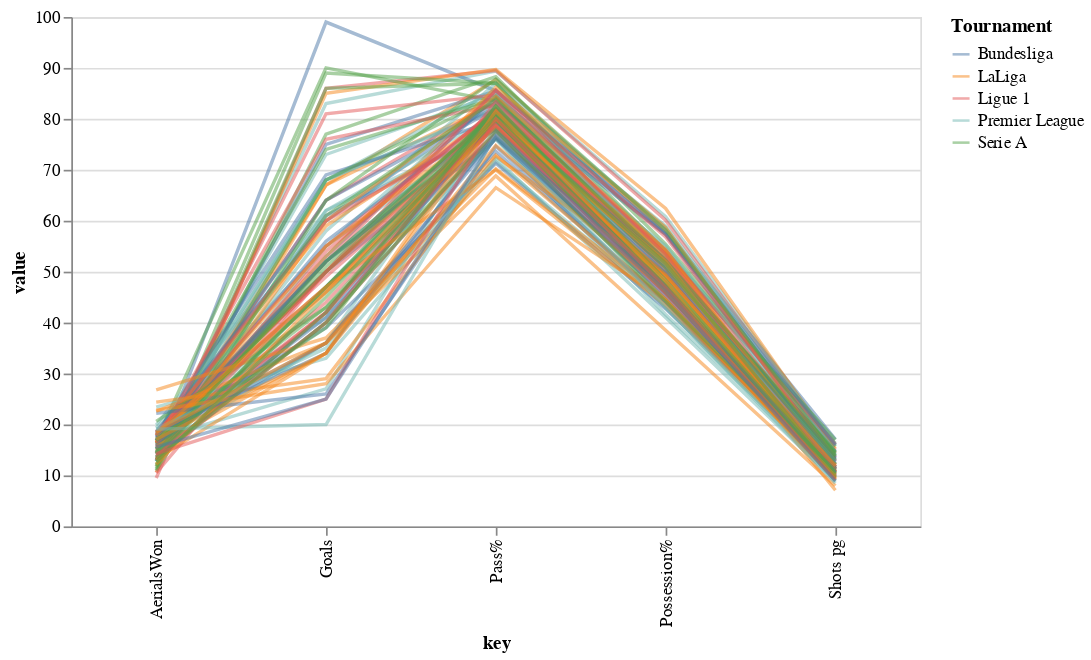

Notebook cell for this chart:
### Code cell
import pandas as pd
import altair as alt
from vega_datasets import data

df = pd.read_csv("FootballTeams.csv", index_col=False)
df

source = df
alt.Chart(source).transform_window(
    index='count()'
).transform_fold(
    ['Goals', 'Shots pg', 'yellow_cards', 'red_cards', 'Possession%',
       'Pass%', 'AerialsWon', 'Rating']
).mark_line().encode(
    x='key:N',
    y='value:Q',
    color='Tournament:N',
    detail='index:N',
    tooltip="Team:N",
    opacity=alt.value(0.5)
).properties(width=500).interactive()

### Figure 1 — Vega-Lite specification as saved in the notebook (floating-point values rounded to 4 significant figures)
{"config": {"view": {"continuousWidth": 400, "continuousHeight": 300}}, "data": {"name": "data-62cc35df9dc3a4a1d0334878586540a4"}, "mark": "line", "encoding": {"color": {"type": "nominal", "field": "Tournament"}, "detail": {"type": "nominal", "field": "index"}, "opacity": {"value": 0.5}, "tooltip": {"type": "nominal", "field": "Team"}, "x": {"type": "nominal", "field": "key"}, "y": {"type": "quantitative", "field": "value"}}, "selection": {"selector008": {"type": "interval", "bind": "scales", "encodings": ["x", "y"]}}, "transform": [{"window": [{"op": "count", "as": "index"}]}, {"fold": ["Goals", "Shots pg", "Possession%", "Pass%", "AerialsWon"]}], "width": 500, "$schema": "https://vega.github.io/schema/vega-lite/v4.8.1.json", "datasets": {"data-62cc35df9dc3a4a1d0334878586540a4": [{"Team": "Manchester City", "Tournament": "Premier League", "Goals": 83, "Shots pg": 15.8, "yellow_cards": 46, "red_cards": 2, "Possession%": 60.8, "Pass%": 89.4, "AerialsWon": 12.8, "Rating": 7.01}, {"Team": "Bayern Munich", "Tournament": "Bundesliga", "Goals": 99, "Shots pg": 17.1, "yellow_cards": 44, "red_cards": 3, "Possession%": 58.1, "Pass%": 85.5, "AerialsWon": 12.9, "Rating": 6.95}, {"Team": "Paris Saint-Germain", "Tournament": "Ligue 1", "Goals": 86, "Shots pg": 15.0, "yellow_cards": 73, "red_cards": 7, "Possession%": 60.1, "Pass%": 89.5, "AerialsWon": 9.5, "Rating": 6.88}, {"Team": "Barcelona", "Tournament": "LaLiga", "Goals": 85, "Shots pg": 15.3, "yellow_cards": 68, "red_cards": 2, "Possession%": 62.4, "Pass%": 89.7, "AerialsWon": 10.6, "Rating": 6.87}, {"Team": "Real Madrid", "Tournament": "LaLiga", "Goals": 67, "Shots pg": 14.4, "yellow_cards": 57, "red_cards": 2, "Possession%": 57.7, "Pass%": 87.7, "AerialsWon": 11.8, "Rating": 6.86}, {"Team": "Manchester United", "Tournament": "Premier League", "Goals": 73, "Shots pg": 13.8, "yellow_cards": 64, "red_cards": 1, "Possession%": 54.5, "Pass%": 84.8, "AerialsWon": 14.5, "Rating": 6.85}, {"Team": "Juventus", "Tournament": "Serie A", "Goals": 77, "Shots pg": 15.7, "yellow_cards": 76, "red_cards": 6, "Possession%": 55.4, "Pass%": 88.3, "AerialsWon": 11.4, "Rating": 6.85}, {"Team": "Aston Villa", "Tournament": "Premier League", "Goals": 55, "Shots pg": 13.7, "yellow_cards": 63, "red_cards": 4, "Possession%": 49.1, "Pass%": 78.6, "AerialsWon": 19.4, "Rating": 6.84}, {"Team": "Borussia Dortmund", "Tournament": "Bundesliga", "Goals": 75, "Shots pg": 14.6, "yellow_cards": 43, "red_cards": 1, "Possession%": 57.5, "Pass%": 85.5, "AerialsWon": 12.8, "Rating": 6.84}, {"Team": "Atletico Madrid", "Tournament": "LaLiga", "Goals": 67, "Shots pg": 12.1, "yellow_cards": 100, "red_cards": 0, "Possession%": 51.8, "Pass%": 83.1, "AerialsWon": 14.4, "Rating": 6.84}, {"Team": "Atalanta", "Tournament": "Serie A", "Goals": 90, "Shots pg": 16.3, "yellow_cards": 66, "red_cards": 3, "Possession%": 53.5, "Pass%": 83.5, "AerialsWon": 16.8, "Rating": 6.84}, {"Team": "Chelsea", "Tournament": "Premier League", "Goals": 58, "Shots pg": 14.6, "yellow_cards": 49, "red_cards": 3, "Possession%": 58.6, "Pass%": 87.0, "AerialsWon": 15.2, "Rating": 6.83}, {"Team": "Liverpool", "Tournament": "Premier League", "Goals": 68, "Shots pg": 16.0, "yellow_cards": 40, "red_cards": 0, "Possession%": 59.0, "Pass%": 85.7, "AerialsWon": 14.3, "Rating": 6.82}, {"Team": "AC Milan", "Tournament": "Serie A", "Goals": 74, "Shots pg": 14.7, "yellow_cards": 80, "red_cards": 4, "Possession%": 51.4, "Pass%": 84.0, "AerialsWon": 15.2, "Rating": 6.82}, {"Team": "Lille", "Tournament": "Ligue 1", "Goals": 64, "Shots pg": 12.8, "yellow_cards": 67, "red_cards": 2, "Possession%": 52.6, "Pass%": 83.5, "AerialsWon": 15.8, "Rating": 6.82}, {"Team": "Tottenham", "Tournament": "Premier League", "Goals": 68, "Shots pg": 11.7, "yellow_cards": 53, "red_cards": 2, "Possession%": 51.3, "Pass%": 81.8, "AerialsWon": 16.4, "Rating": 6.81}, {"Team": "Napoli", "Tournament": "Serie A", "Goals": 86, "Shots pg": 17.0, "yellow_cards": 71, "red_cards": 3, "Possession%": 54.1, "Pass%": 87.0, "AerialsWon": 11.1, "Rating": 6.81}, {"Team": "Leicester", "Tournament": "Premier League", "Goals": 68, "Shots pg": 12.8, "yellow_cards": 61, "red_cards": 0, "Possession%": 53.2, "Pass%": 82.1, "AerialsWon": 16.2, "Rating": 6.8}, {"Team": "Wolfsburg", "Tournament": "Bundesliga", "Goals": 61, "Shots pg": 14.1, "yellow_cards": 56, "red_cards": 3, "Possession%": 51.0, "Pass%": 78.0, "AerialsWon": 16.9, "Rating": 6.8}, {"Team": "Inter", "Tournament": "Serie A", "Goals": 89, "Shots pg": 14.5, "yellow_cards": 59, "red_cards": 2, "Possession%": 52.0, "Pass%": 87.0, "AerialsWon": 11.8, "Rating": 6.8}, {"Team": "Lyon", "Tournament": "Ligue 1", "Goals": 81, "Shots pg": 16.1, "yellow_cards": 60, "red_cards": 10, "Possession%": 53.6, "Pass%": 84.7, "AerialsWon": 14.3, "Rating": 6.8}, {"Team": "RB Leipzig", "Tournament": "Bundesliga", "Goals": 60, "Shots pg": 16.0, "yellow_cards": 57, "red_cards": 0, "Possession%": 57.3, "Pass%": 83.2, "AerialsWon": 18.6, "Rating": 6.78}, {"Team": "Leeds", "Tournament": "Premier League", "Goals": 62, "Shots pg": 13.7, "yellow_cards": 61, "red_cards": 1, "Possession%": 55.1, "Pass%": 80.8, "AerialsWon": 14.5, "Rating": 6.77}, {"Team": "West Ham", "Tournament": "Premier League", "Goals": 62, "Shots pg": 12.3, "yellow_cards": 48, "red_cards": 3, "Possession%": 44.5, "Pass%": 77.8, "AerialsWon": 19.9, "Rating": 6.77}, {"Team": "Everton", "Tournament": "Premier League", "Goals": 47, "Shots pg": 10.5, "yellow_cards": 59, "red_cards": 2, "Possession%": 47.3, "Pass%": 81.4, "AerialsWon": 17.7, "Rating": 6.73}, {"Team": "Bayer Leverkusen", "Tournament": "Bundesliga", "Goals": 53, "Shots pg": 13.0, "yellow_cards": 58, "red_cards": 0, "Possession%": 57.3, "Pass%": 84.4, "AerialsWon": 13.1, "Rating": 6.73}, {"Team": "Eintracht Frankfurt", "Tournament": "Bundesliga", "Goals": 69, "Shots pg": 13.2, "yellow_cards": 80, "red_cards": 1, "Possession%": 52.4, "Pass%": 79.6, "AerialsWon": 17.9, "Rating": 6.73}, {"Team": "Monaco", "Tournament": "Ligue 1", "Goals": 76, "Shots pg": 12.8, "yellow_cards": 74, "red_cards": 7, "Possession%": 54.2, "Pass%": 82.7, "AerialsWon": 16.5, "Rating": 6.73}, {"Team": "Roma", "Tournament": "Serie A", "Goals": 68, "Shots pg": 14.3, "yellow_cards": 84, "red_cards": 3, "Possession%": 51.5, "Pass%": 84.5, "AerialsWon": 12.1, "Rating": 6.71}, {"Team": "Sevilla", "Tournament": "LaLiga", "Goals": 53, "Shots pg": 12.1, "yellow_cards": 75, "red_cards": 2, "Possession%": 58.7, "Pass%": 86.2, "AerialsWon": 16.6, "Rating": 6.7}, {"Team": "Borussia M.Gladbach", "Tournament": "Bundesliga", "Goals": 64, "Shots pg": 13.4, "yellow_cards": 61, "red_cards": 2, "Possession%": 51.5, "Pass%": 82.0, "AerialsWon": 15.3, "Rating": 6.7}, {"Team": "Arsenal", "Tournament": "Premier League", "Goals": 55, "Shots pg": 12.1, "yellow_cards": 47, "red_cards": 5, "Possession%": 52.7, "Pass%": 85.0, "AerialsWon": 13.5, "Rating": 6.69}, {"Team": "Rennes", "Tournament": "Ligue 1", "Goals": 52, "Shots pg": 13.5, "yellow_cards": 80, "red_cards": 5, "Possession%": 56.8, "Pass%": 85.6, "AerialsWon": 16.9, "Rating": 6.69}, {"Team": "VfB Stuttgart", "Tournament": "Bundesliga", "Goals": 56, "Shots pg": 13.4, "yellow_cards": 63, "red_cards": 2, "Possession%": 51.5, "Pass%": 81.1, "AerialsWon": 16.3, "Rating": 6.68}, {"Team": "Wolverhampton Wanderers", "Tournament": "Premier League", "Goals": 36, "Shots pg": 12.2, "yellow_cards": 53, "red_cards": 1, "Possession%": 49.7, "Pass%": 83.2, "AerialsWon": 15.3, "Rating": 6.67}, {"Team": "Sassuolo", "Tournament": "Serie A", "Goals": 64, "Shots pg": 13.9, "yellow_cards": 74, "red_cards": 4, "Possession%": 58.2, "Pass%": 87.8, "AerialsWon": 10.9, "Rating": 6.67}, {"Team": "Metz", "Tournament": "Ligue 1", "Goals": 44, "Shots pg": 11.5, "yellow_cards": 82, "red_cards": 4, "Possession%": 46.9, "Pass%": 79.8, "AerialsWon": 16.1, "Rating": 6.66}, {"Team": "Villarreal", "Tournament": "LaLiga", "Goals": 60, "Shots pg": 10.7, "yellow_cards": 65, "red_cards": 5, "Possession%": 54.3, "Pass%": 84.4, "AerialsWon": 13.0, "Rating": 6.66}, {"Team": "Real Sociedad", "Tournament": "LaLiga", "Goals": 59, "Shots pg": 11.3, "yellow_cards": 81, "red_cards": 1, "Possession%": 53.7, "Pass%": 80.8, "AerialsWon": 17.9, "Rating": 6.65}, {"Team": "Brighton", "Tournament": "Premier League", "Goals": 40, "Shots pg": 12.8, "yellow_cards": 45, "red_cards": 6, "Possession%": 50.7, "Pass%": 81.3, "AerialsWon": 14.2, "Rating": 6.65}, {"Team": "Real Betis", "Tournament": "LaLiga", "Goals": 50, "Shots pg": 11.7, "yellow_cards": 87, "red_cards": 8, "Possession%": 52.9, "Pass%": 82.0, "AerialsWon": 16.4, "Rating": 6.64}, {"Team": "Burnley", "Tournament": "Premier League", "Goals": 33, "Shots pg": 10.1, "yellow_cards": 48, "red_cards": 0, "Possession%": 43.5, "Pass%": 71.6, "AerialsWon": 23.4, "Rating": 6.64}, {"Team": "Lens", "Tournament": "Ligue 1", "Goals": 55, "Shots pg": 11.7, "yellow_cards": 84, "red_cards": 7, "Possession%": 51.1, "Pass%": 81.8, "AerialsWon": 17.4, "Rating": 6.64}, {"Team": "Brest", "Tournament": "Ligue 1", "Goals": 50, "Shots pg": 11.8, "yellow_cards": 60, "red_cards": 4, "Possession%": 49.4, "Pass%": 81.3, "AerialsWon": 18.6, "Rating": 6.64}, {"Team": "Fulham", "Tournament": "Premier League", "Goals": 27, "Shots pg": 11.6, "yellow_cards": 67, "red_cards": 3, "Possession%": 50.0, "Pass%": 81.2, "AerialsWon": 17.2, "Rating": 6.63}, {"Team": "Marseille", "Tournament": "Ligue 1", "Goals": 54, "Shots pg": 10.0, "yellow_cards": 94, "red_cards": 9, "Possession%": 52.4, "Pass%": 82.0, "AerialsWon": 14.9, "Rating": 6.63}, {"Team": "Sampdoria", "Tournament": "Serie A", "Goals": 52, "Shots pg": 11.3, "yellow_cards": 81, "red_cards": 3, "Possession%": 46.1, "Pass%": 78.5, "AerialsWon": 16.8, "Rating": 6.63}, {"Team": "Montpellier", "Tournament": "Ligue 1", "Goals": 60, "Shots pg": 12.2, "yellow_cards": 65, "red_cards": 7, "Possession%": 46.4, "Pass%": 78.8, "AerialsWon": 17.9, "Rating": 6.63}, {"Team": "Nice", "Tournament": "Ligue 1", "Goals": 50, "Shots pg": 10.8, "yellow_cards": 69, "red_cards": 4, "Possession%": 53.4, "Pass%": 85.6, "AerialsWon": 10.5, "Rating": 6.63}, {"Team": "Hoffenheim", "Tournament": "Bundesliga", "Goals": 52, "Shots pg": 12.6, "yellow_cards": 65, "red_cards": 4, "Possession%": 50.8, "Pass%": 80.7, "AerialsWon": 15.7, "Rating": 6.63}, {"Team": "Southampton", "Tournament": "Premier League", "Goals": 47, "Shots pg": 11.2, "yellow_cards": 52, "red_cards": 3, "Possession%": 51.4, "Pass%": 79.3, "AerialsWon": 14.1, "Rating": 6.62}, {"Team": "Newcastle United", "Tournament": "Premier League", "Goals": 46, "Shots pg": 10.4, "yellow_cards": 61, "red_cards": 3, "Possession%": 41.6, "Pass%": 76.0, "AerialsWon": 17.1, "Rating": 6.62}, {"Team": "Lazio", "Tournament": "Serie A", "Goals": 61, "Shots pg": 13.8, "yellow_cards": 100, "red_cards": 5, "Possession%": 52.2, "Pass%": 83.8, "AerialsWon": 14.6, "Rating": 6.62}, {"Team": "Nantes", "Tournament": "Ligue 1", "Goals": 47, "Shots pg": 10.8, "yellow_cards": 68, "red_cards": 4, "Possession%": 45.2, "Pass%": 77.0, "AerialsWon": 18.1, "Rating": 6.62}, {"Team": "Union Berlin", "Tournament": "Bundesliga", "Goals": 50, "Shots pg": 11.7, "yellow_cards": 55, "red_cards": 2, "Possession%": 45.9, "Pass%": 76.2, "AerialsWon": 17.6, "Rating": 6.62}, {"Team": "Strasbourg", "Tournament": "Ligue 1", "Goals": 49, "Shots pg": 11.3, "yellow_cards": 56, "red_cards": 3, "Possession%": 46.5, "Pass%": 78.3, "AerialsWon": 18.3, "Rating": 6.61}, {"Team": "Crystal Palace", "Tournament": "Premier League", "Goals": 41, "Shots pg": 9.2, "yellow_cards": 54, "red_cards": 2, "Possession%": 42.9, "Pass%": 76.1, "AerialsWon": 18.3, "Rating": 6.61}, {"Team": "Freiburg", "Tournament": "Bundesliga", "Goals": 52, "Shots pg": 11.4, "yellow_cards": 63, "red_cards": 0, "Possession%": 47.5, "Pass%": 78.1, "AerialsWon": 17.5, "Rating": 6.6}, {"Team": "Valencia", "Tournament": "LaLiga", "Goals": 50, "Shots pg": 10.3, "yellow_cards": 77, "red_cards": 5, "Possession%": 47.9, "Pass%": 79.4, "AerialsWon": 16.3, "Rating": 6.6}, {"Team": "Celta Vigo", "Tournament": "LaLiga", "Goals": 55, "Shots pg": 9.4, "yellow_cards": 104, "red_cards": 5, "Possession%": 52.0, "Pass%": 79.9, "AerialsWon": 16.5, "Rating": 6.6}, {"Team": "Reims", "Tournament": "Ligue 1", "Goals": 42, "Shots pg": 9.6, "yellow_cards": 75, "red_cards": 8, "Possession%": 46.3, "Pass%": 80.7, "AerialsWon": 13.4, "Rating": 6.6}, {"Team": "Torino", "Tournament": "Serie A", "Goals": 50, "Shots pg": 12.2, "yellow_cards": 72, "red_cards": 4, "Possession%": 48.0, "Pass%": 80.5, "AerialsWon": 16.1, "Rating": 6.59}, {"Team": "Verona", "Tournament": "Serie A", "Goals": 43, "Shots pg": 10.6, "yellow_cards": 91, "red_cards": 1, "Possession%": 49.6, "Pass%": 76.3, "AerialsWon": 20.6, "Rating": 6.59}, {"Team": "Saint-Etienne", "Tournament": "Ligue 1", "Goals": 42, "Shots pg": 11.6, "yellow_cards": 76, "red_cards": 2, "Possession%": 49.0, "Pass%": 79.3, "AerialsWon": 16.4, "Rating": 6.59}, {"Team": "Bordeaux", "Tournament": "Ligue 1", "Goals": 42, "Shots pg": 11.1, "yellow_cards": 74, "red_cards": 4, "Possession%": 50.2, "Pass%": 83.3, "AerialsWon": 15.4, "Rating": 6.59}, {"Team": "Hertha Berlin", "Tournament": "Bundesliga", "Goals": 41, "Shots pg": 11.3, "yellow_cards": 63, "red_cards": 3, "Possession%": 49.8, "Pass%": 79.5, "AerialsWon": 15.8, "Rating": 6.58}, {"Team": "Cagliari", "Tournament": "Serie A", "Goals": 43, "Shots pg": 11.4, "yellow_cards": 73, "red_cards": 3, "Possession%": 45.8, "Pass%": 79.8, "AerialsWon": 17.2, "Rating": 6.58}, {"Team": "Mainz 05", "Tournament": "Bundesliga", "Goals": 39, "Shots pg": 11.1, "yellow_cards": 61, "red_cards": 1, "Possession%": 42.7, "Pass%": 71.3, "AerialsWon": 18.3, "Rating": 6.57}, {"Team": "Bologna", "Tournament": "Serie A", "Goals": 51, "Shots pg": 13.1, "yellow_cards": 78, "red_cards": 4, "Possession%": 50.7, "Pass%": 81.5, "AerialsWon": 15.1, "Rating": 6.56}, {"Team": "Augsburg", "Tournament": "Bundesliga", "Goals": 36, "Shots pg": 9.9, "yellow_cards": 65, "red_cards": 4, "Possession%": 44.0, "Pass%": 73.6, "AerialsWon": 16.8, "Rating": 6.56}, {"Team": "Udinese", "Tournament": "Serie A", "Goals": 42, "Shots pg": 10.9, "yellow_cards": 63, "red_cards": 2, "Possession%": 47.2, "Pass%": 82.5, "AerialsWon": 13.1, "Rating": 6.55}, {"Team": "SD Huesca", "Tournament": "LaLiga", "Goals": 34, "Shots pg": 10.7, "yellow_cards": 68, "red_cards": 2, "Possession%": 48.7, "Pass%": 79.8, "AerialsWon": 15.7, "Rating": 6.55}, {"Team": "Athletic Bilbao", "Tournament": "LaLiga", "Goals": 46, "Shots pg": 10.6, "yellow_cards": 81, "red_cards": 3, "Possession%": 49.4, "Pass%": 78.5, "AerialsWon": 17.9, "Rating": 6.54}, {"Team": "Osasuna", "Tournament": "LaLiga", "Goals": 37, "Shots pg": 9.8, "yellow_cards": 74, "red_cards": 5, "Possession%": 44.6, "Pass%": 70.2, "AerialsWon": 26.8, "Rating": 6.54}, {"Team": "Lorient", "Tournament": "Ligue 1", "Goals": 50, "Shots pg": 11.2, "yellow_cards": 67, "red_cards": 3, "Possession%": 45.9, "Pass%": 78.8, "AerialsWon": 13.7, "Rating": 6.54}, {"Team": "Genoa", "Tournament": "Serie A", "Goals": 47, "Shots pg": 9.0, "yellow_cards": 85, "red_cards": 2, "Possession%": 46.1, "Pass%": 79.7, "AerialsWon": 13.7, "Rating": 6.54}, {"Team": "Arminia Bielefeld", "Tournament": "Bundesliga", "Goals": 26, "Shots pg": 9.8, "yellow_cards": 52, "red_cards": 1, "Possession%": 44.1, "Pass%": 74.6, "AerialsWon": 22.2, "Rating": 6.53}, {"Team": "Angers", "Tournament": "Ligue 1", "Goals": 40, "Shots pg": 10.7, "yellow_cards": 63, "red_cards": 2, "Possession%": 47.1, "Pass%": 81.3, "AerialsWon": 13.2, "Rating": 6.53}, {"Team": "Eibar", "Tournament": "LaLiga", "Goals": 29, "Shots pg": 11.9, "yellow_cards": 67, "red_cards": 3, "Possession%": 49.2, "Pass%": 72.6, "AerialsWon": 24.4, "Rating": 6.53}, {"Team": "Werder Bremen", "Tournament": "Bundesliga", "Goals": 36, "Shots pg": 10.6, "yellow_cards": 63, "red_cards": 3, "Possession%": 45.2, "Pass%": 76.2, "AerialsWon": 18.3, "Rating": 6.52}, {"Team": "Fiorentina", "Tournament": "Serie A", "Goals": 47, "Shots pg": 9.8, "yellow_cards": 86, "red_cards": 5, "Possession%": 46.8, "Pass%": 81.0, "AerialsWon": 14.2, "Rating": 6.52}, {"Team": "Nimes", "Tournament": "Ligue 1", "Goals": 40, "Shots pg": 10.3, "yellow_cards": 57, "red_cards": 5, "Possession%": 45.8, "Pass%": 77.5, "AerialsWon": 14.0, "Rating": 6.52}, {"Team": "West Bromwich Albion", "Tournament": "Premier League", "Goals": 35, "Shots pg": 8.9, "yellow_cards": 51, "red_cards": 4, "Possession%": 41.0, "Pass%": 72.2, "AerialsWon": 19.1, "Rating": 6.51}, {"Team": "FC Koln", "Tournament": "Bundesliga", "Goals": 34, "Shots pg": 10.6, "yellow_cards": 62, "red_cards": 1, "Possession%": 47.1, "Pass%": 77.3, "AerialsWon": 18.5, "Rating": 6.51}, {"Team": "Deportivo Alaves", "Tournament": "LaLiga", "Goals": 36, "Shots pg": 9.1, "yellow_cards": 87, "red_cards": 8, "Possession%": 44.6, "Pass%": 72.9, "AerialsWon": 22.6, "Rating": 6.5}, {"Team": "Levante", "Tournament": "LaLiga", "Goals": 46, "Shots pg": 10.1, "yellow_cards": 70, "red_cards": 1, "Possession%": 51.5, "Pass%": 80.1, "AerialsWon": 12.2, "Rating": 6.5}, {"Team": "Spezia", "Tournament": "Serie A", "Goals": 52, "Shots pg": 10.2, "yellow_cards": 92, "red_cards": 5, "Possession%": 51.6, "Pass%": 81.1, "AerialsWon": 14.4, "Rating": 6.5}, {"Team": "Getafe", "Tournament": "LaLiga", "Goals": 28, "Shots pg": 9.5, "yellow_cards": 117, "red_cards": 7, "Possession%": 44.4, "Pass%": 66.5, "AerialsWon": 22.8, "Rating": 6.49}, {"Team": "Parma Calcio 1913", "Tournament": "Serie A", "Goals": 39, "Shots pg": 10.4, "yellow_cards": 91, "red_cards": 1, "Possession%": 48.4, "Pass%": 82.5, "AerialsWon": 16.9, "Rating": 6.49}, {"Team": "Elche", "Tournament": "LaLiga", "Goals": 34, "Shots pg": 7.1, "yellow_cards": 95, "red_cards": 3, "Possession%": 48.1, "Pass%": 81.5, "AerialsWon": 13.2, "Rating": 6.48}, {"Team": "Granada", "Tournament": "LaLiga", "Goals": 47, "Shots pg": 9.4, "yellow_cards": 96, "red_cards": 6, "Possession%": 43.4, "Pass%": 70.0, "AerialsWon": 18.3, "Rating": 6.47}, {"Team": "Cadiz", "Tournament": "LaLiga", "Goals": 36, "Shots pg": 8.0, "yellow_cards": 77, "red_cards": 3, "Possession%": 38.5, "Pass%": 68.8, "AerialsWon": 18.5, "Rating": 6.47}, {"Team": "Real Valladolid", "Tournament": "LaLiga", "Goals": 34, "Shots pg": 9.7, "yellow_cards": 93, "red_cards": 4, "Possession%": 46.2, "Pass%": 74.8, "AerialsWon": 17.1, "Rating": 6.46}, {"Team": "Sheffield United", "Tournament": "Premier League", "Goals": 20, "Shots pg": 8.5, "yellow_cards": 73, "red_cards": 3, "Possession%": 43.0, "Pass%": 76.9, "AerialsWon": 19.1, "Rating": 6.46}, {"Team": "Crotone", "Tournament": "Serie A", "Goals": 45, "Shots pg": 9.5, "yellow_cards": 85, "red_cards": 4, "Possession%": 47.2, "Pass%": 80.4, "AerialsWon": 12.7, "Rating": 6.43}, {"Team": "Benevento", "Tournament": "Serie A", "Goals": 40, "Shots pg": 11.0, "yellow_cards": 90, "red_cards": 5, "Possession%": 44.2, "Pass%": 77.7, "AerialsWon": 13.4, "Rating": 6.43}, {"Team": "Dijon", "Tournament": "Ligue 1", "Goals": 25, "Shots pg": 9.2, "yellow_cards": 75, "red_cards": 5, "Possession%": 46.9, "Pass%": 80.0, "AerialsWon": 14.3, "Rating": 6.42}, {"Team": "Schalke 04", "Tournament": "Bundesliga", "Goals": 25, "Shots pg": 8.9, "yellow_cards": 70, "red_cards": 2, "Possession%": 46.2, "Pass%": 76.5, "AerialsWon": 15.6, "Rating": 6.41}]}}
